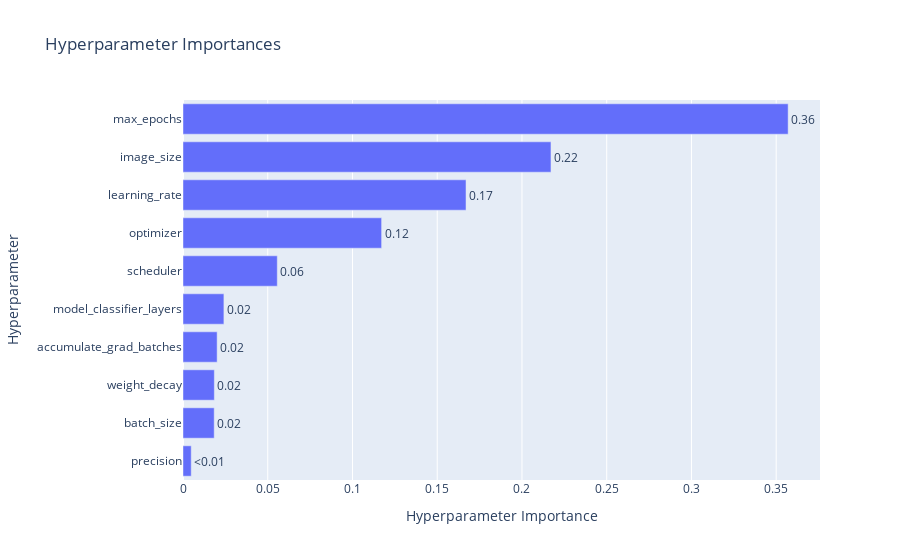

Here is the notebook cell this chart was saved with:
### Code cell
optuna.visualization.plot_param_importances(study)

### Figure 1 — Plotly figure (JSON) as saved in the notebook; plotly's stock layout.template omitted (floating-point values rounded to 4 significant figures)
{"data": [{"cliponaxis": false, "hovertemplate": ["precision (CategoricalDistribution): 0.004858006953708311<extra></extra>", "batch_size (CategoricalDistribution): 0.01840836686634056<extra></extra>", "weight_decay (FloatDistribution): 0.018489657931502285<extra></extra>", "accumulate_grad_batches (CategoricalDistribution): 0.020144569578463997<extra></extra>", "model_classifier_layers (IntDistribution): 0.024130069837111242<extra></extra>", "scheduler (CategoricalDistribution): 0.05562719544981569<extra></extra>", "optimizer (CategoricalDistribution): 0.1171892491654373<extra></extra>", "learning_rate (FloatDistribution): 0.16698999832670416<extra></extra>", "image_size (CategoricalDistribution): 0.2171115625775792<extra></extra>", "max_epochs (IntDistribution): 0.3570513233133372<extra></extra>"], "name": "Objective Value", "orientation": "h", "text": ["<0.01", "0.02", "0.02", "0.02", "0.02", "0.06", "0.12", "0.17", "0.22", "0.36"], "textposition": "outside", "type": "bar", "x": [0.004858, 0.01841, 0.01849, 0.02014, 0.02413, 0.05563, 0.1172, 0.167, 0.2171, 0.3571], "y": ["precision", "batch_size", "weight_decay", "accumulate_grad_batches", "model_classifier_layers", "scheduler", "optimizer", "learning_rate", "image_size", "max_epochs"]}], "layout": {"title": {"text": "Hyperparameter Importances"}, "xaxis": {"title": {"text": "Hyperparameter Importance"}}, "yaxis": {"title": {"text": "Hyperparameter"}}}}
